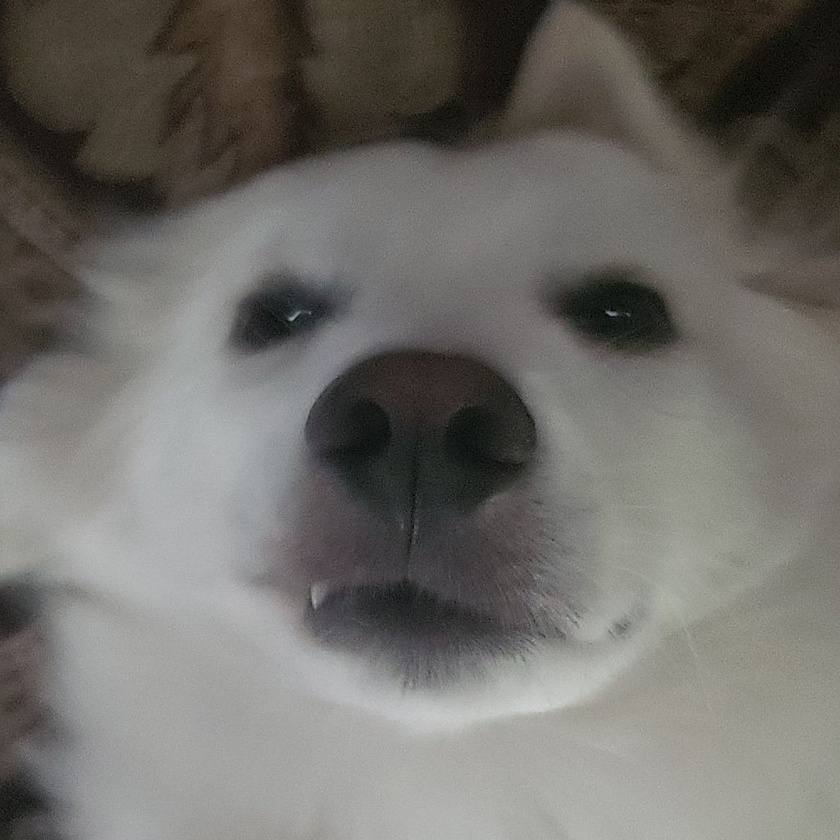
#> input picture media/lokip.jpg, 840 x 840 px, shrunk from 1000 x 1000 before the run
$ python svd-compression.py media/lokip.jpg media/Truncated-SVD.png
#> lines starting #> are read from the running program, lines starting #| are printed output that depends on the picture
import sys
import numpy

from PIL import Image

class SVD_factored:
    A: numpy.matrix = None
    U: numpy.matrix = None
    S: numpy.matrix = None
    Vt: numpy.matrix = None

    # Rank
    r: int = None

    def __init__(self, matrix = None, U = None, S = None, Vt = None):
        # If given a matrix, perform Single Value Decomposition on that matrix
        if (matrix):
            self.A = numpy.asmatrix(matrix)
            (self.U, self.S, self.Vt) = numpy.linalg.svd(self.A)
        # If given Single Value Decomposition, generate matrix formed by the decomposition
        else:
            self.U = U
            self.S = S
            self.Vt = Vt

            self.A = self.U * numpy.diag(self.S) * self.Vt

    def SVD_Compact(self):
        # Calc rank if not already calculated
        if (not self.r):
            self.r = numpy.linalg.matrix_rank(self.A)

        # Truncate zero values
        U = self.U.transpose()[0:self.r].transpose()
        S = self.S[0:self.r]
        Vt = self.Vt[0:self.r]

        # Create and return new svd object
        svdc = SVD_factored(U = U, S = S, Vt = Vt)
        svdc.r = self.r
        return svdc

    def SVD_Truncate(self, n):
        # Calc rank if not already calculated
        if (not self.r):
            self.r = numpy.linalg.matrix_rank(self.A)

        # If n is greater than the rank of the matrix, use rank instead of N because the same result is achieved.
        if (n > self.r):
            return self.SVD_Truncate(self.r)

        # Truncate matrices to compress
        _U = self.U.transpose()[0:n].transpose()
        _S = self.S[0:n]
        _Vt = self.Vt[0:n]

        # Create and return new svd object
        svdt = SVD_factored(U = _U, S = _S, Vt = _Vt)
        return svdt


def svdToRBG(red: SVD_factored, green: SVD_factored, blue: SVD_factored):
    if (red.A.shape != green.A.shape or green.A.shape != blue.A.shape):
        print("Dimensions dont match up!!")
        return None

    # Combine rbg arrays into one 3d array.
    shape = red.A.shape
    return [[[red.A[i, j], green.A[i, j], blue.A[i, j]] for j in range(shape[1])] for i in range(shape[0])]

if __name__ == "__main__":
    if (len(sys.argv) >= 2):
        img = Image.open(sys.argv[1])
#> img is the input picture: PIL image 840x840 RGB; mean R, G, B 111.5, 109.6, 105.1
        imgarr = numpy.asarray(img)

        print("Parsing image and generating Compact SVD...")

        # Perform SVD on rbg values
        imgsvd_r = SVD_factored([[j[0] for j in i] for i in imgarr])
#> in __init__, `(self.U, self.S, self.Vt) = numpy.linalg.svd(self.A)`:
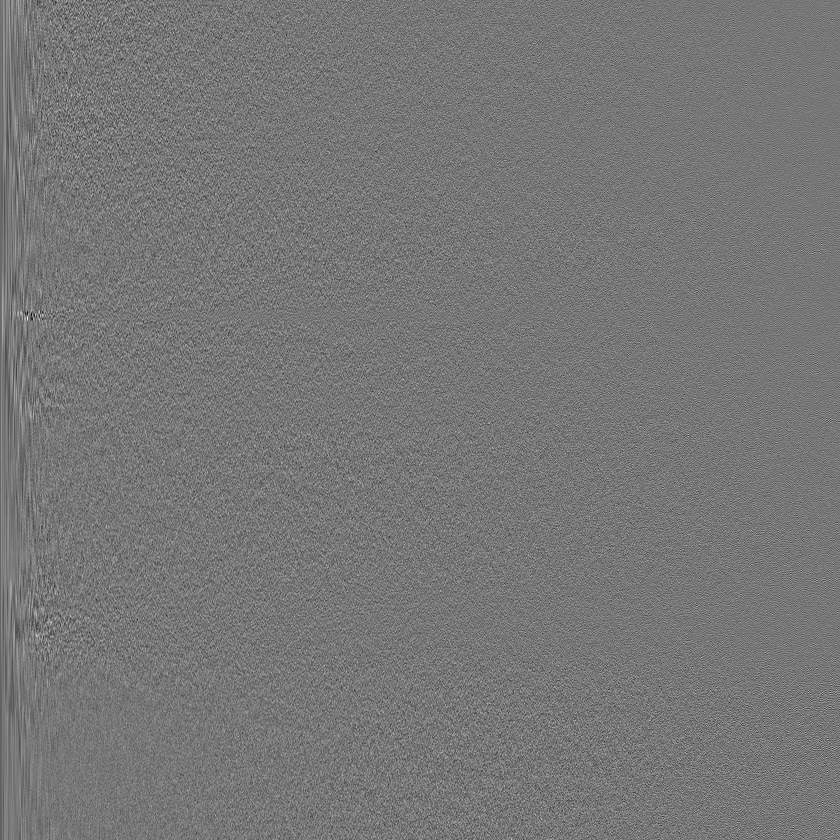
#> self.U: shape (840, 840) float64; min -0.258, max 0.294, mean -2.94e-05; drawn with min black and max white
#> in __init__, `(self.U, self.S, self.Vt) = numpy.linalg.svd(self.A)`: self.S = 840 values, max 98633.8 at index 0, min 0.0599 at index 839, mean 292.1
        imgsvd_g = SVD_factored([[j[1] for j in i] for i in imgarr])
#> in __init__ (call 2), `(self.U, self.S, self.Vt) = numpy.linalg.svd(self.A)`:
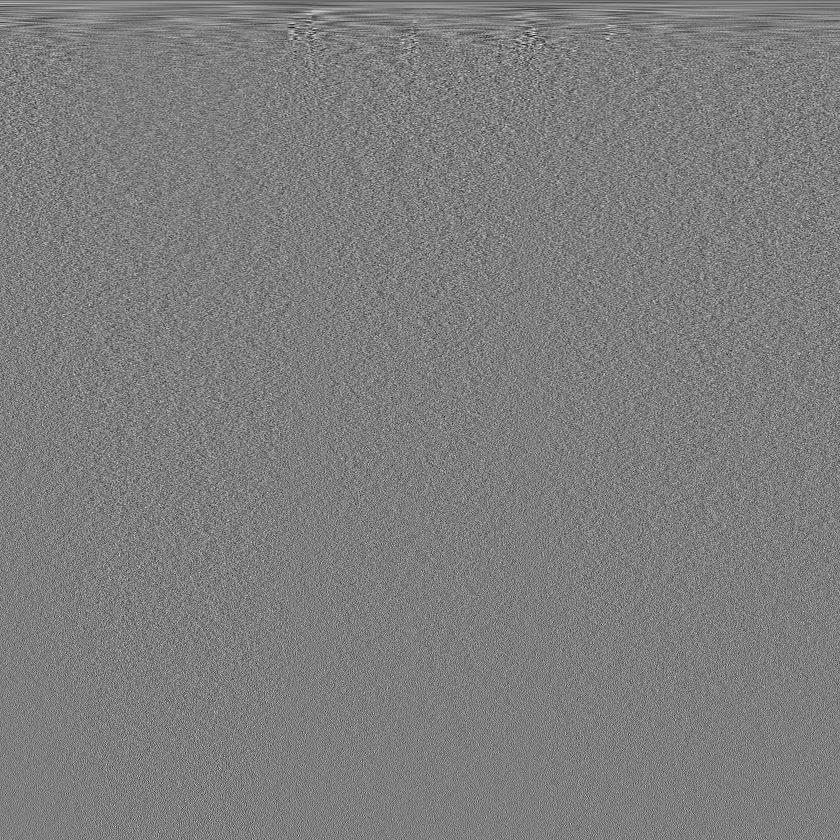
#> self.Vt: shape (840, 840) float64; min -0.217, max 0.22, mean -4.18e-05; drawn with min black and max white
#> in __init__ (call 2), `(self.U, self.S, self.Vt) = numpy.linalg.svd(self.A)`: self.S = 840 values, max 97706.4 at index 0, min 0.0688 at index 839, mean 291.1
        imgsvd_b = SVD_factored([[j[2] for j in i] for i in imgarr])
#> in __init__ (call 3), `(self.U, self.S, self.Vt) = numpy.linalg.svd(self.A)`:
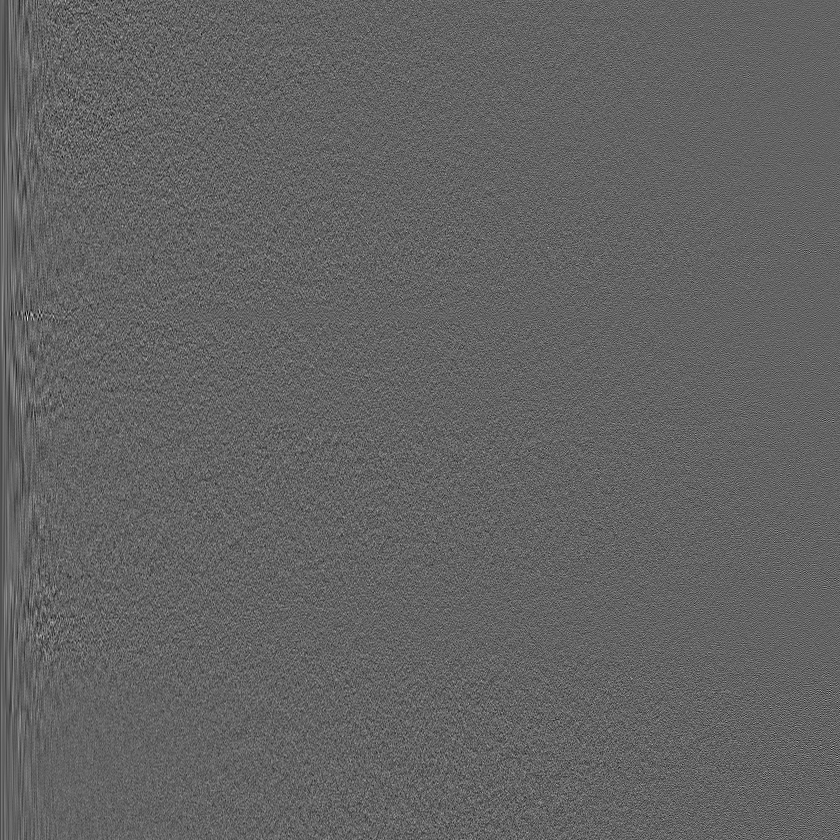
#> self.U: shape (840, 840) float64; min -0.205, max 0.32, mean -4.59e-05; drawn with min black and max white
#> in __init__ (call 3), `(self.U, self.S, self.Vt) = numpy.linalg.svd(self.A)`:
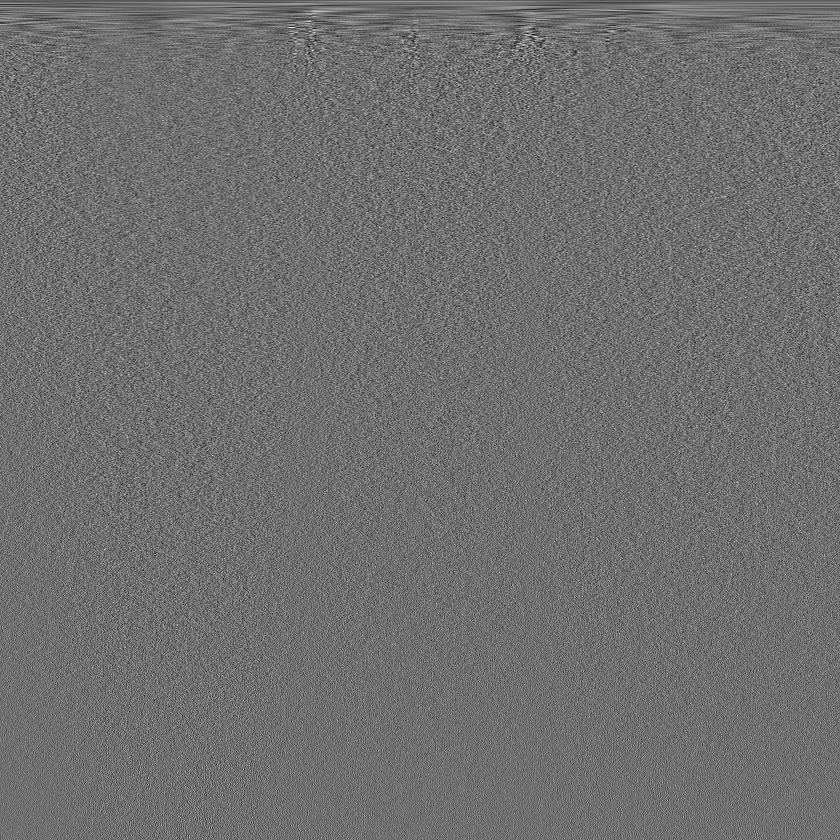
#> self.Vt: shape (840, 840) float64; min -0.189, max 0.242, mean -3.85e-05; drawn with min black and max white
#> in __init__ (call 3), `(self.U, self.S, self.Vt) = numpy.linalg.svd(self.A)`: self.S = 840 values, max 94721.3 at index 0, min 0.00307 at index 839, mean 287.9

        # Compact SVD
        imgsvdc_r = imgsvd_r.SVD_Compact()
#> in SVD_Compact, `self.r = numpy.linalg.matrix_rank(self.A)`: self.r = 840
#> in SVD_Compact, `S = self.S[0:self.r]`: S = 840 values, max 98633.8 at index 0, min 0.0599 at index 839, mean 292.1
#> in __init__ (call 4), `self.S = S`: self.S has the same summary as S in SVD_Compact
#> in __init__ (call 4), `self.A = self.U * numpy.diag(self.S) * self.Vt`:
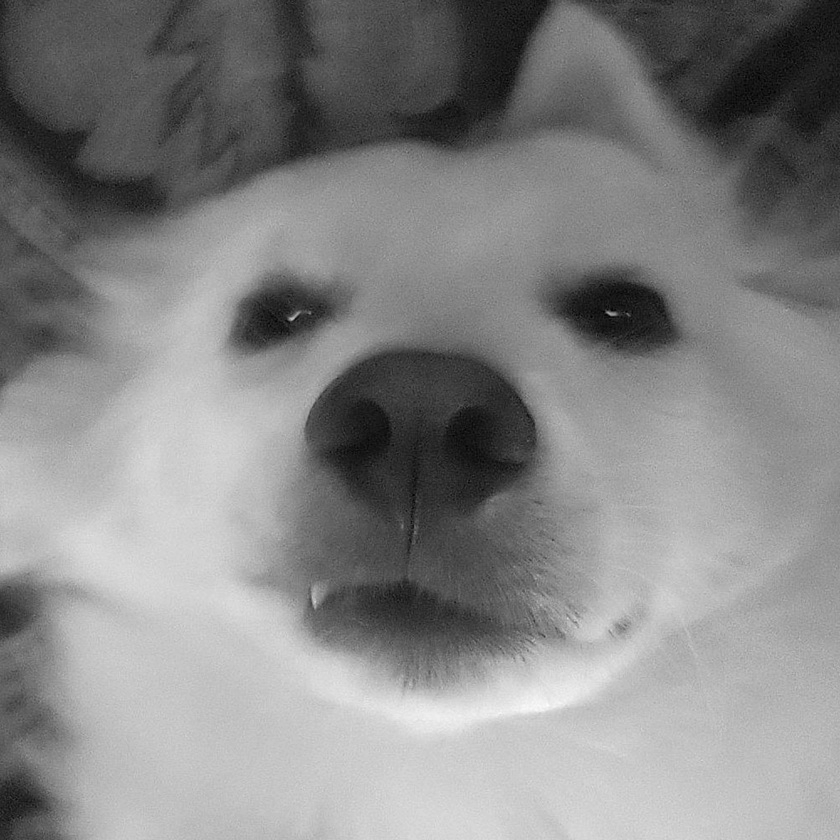
#> self.A: shape (840, 840) float64; min -1.66e-13, max 212, mean 111.5; drawn with min black and max white
        imgsvdc_g = imgsvd_g.SVD_Compact()
        imgsvdc_b = imgsvd_b.SVD_Compact()
#> in __init__ (call 6), `self.A = self.U * numpy.diag(self.S) * self.Vt`:
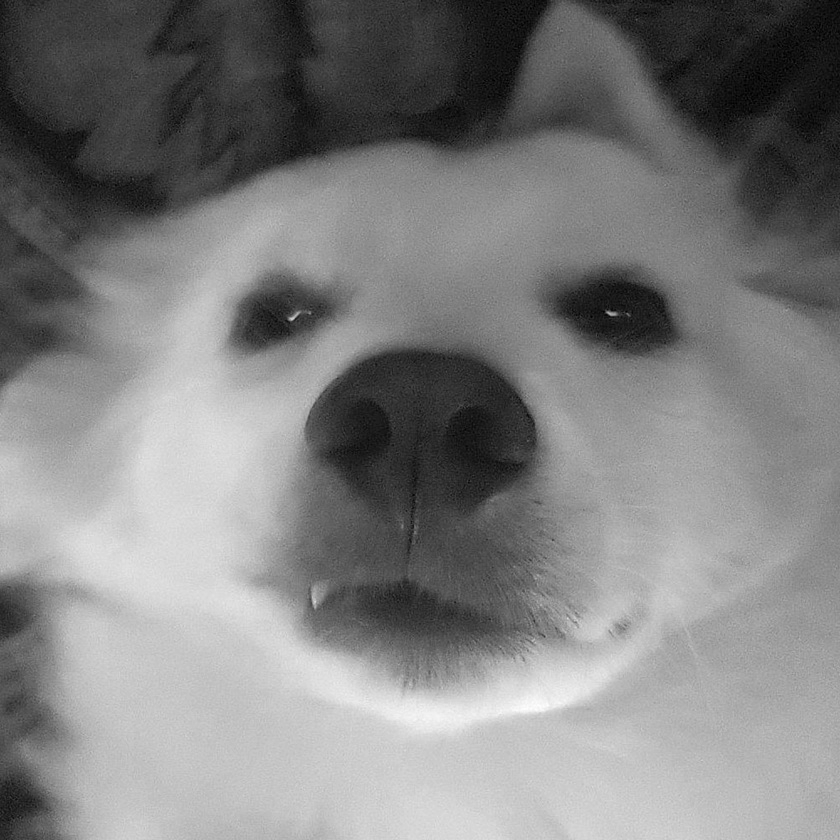
#> self.A: shape (840, 840) float64; min -7e-13, max 209, mean 105.1; drawn with min black and max white

        print("Finished Compact SVD. Saving... ")

        # Save Compact SVD to file
        svdc_A_rgb = numpy.uint8( svdToRBG(imgsvdc_r, imgsvdc_g, imgsvdc_b))
        svdc = Image.fromarray(svdc_A_rgb)
        svdc.save(f"{sys.argv[1]}_svdc.png")

        print(f"Saved to \"{sys.argv[1]}_svdc.png\"")

    if (len(sys.argv) >= 3):

        print(f"Generating Truncated(n={sys.argv[2]}) SVD...")

        # Truncate SVD to specified amount
#> (the run stopped early here; a loop or call above may not have finished)

$ run again, on media/Truncated-SVD.png_svdt10.png
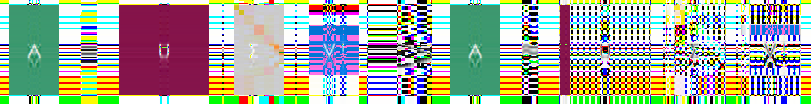
#> input picture media/Truncated-SVD.png_svdt10.png, 811 x 104 px
#> img is the input picture: PIL image 811x104 RGB; mean R, G, B 162, 167, 153.3
#> in __init__, `(self.U, self.S, self.Vt) = numpy.linalg.svd(self.A)`: self.S = 104 values, max 50258.5 at index 0, min 4.72e-12 at index 69, mean 1497.8
#> self.r = 69
#> S = 69 values, max 50258.5 at index 0, min 1.09 at index 68, mean 2257.6
#> in SVD_Compact (call 3), `U = self.U.transpose()[0:self.r].transpose()`:
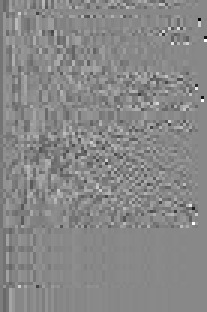
#> U: shape (104, 69) float64 (shown 3 times larger); min -0.816, max 0.708, mean -0.00164; drawn with min black and max white
#> S = 69 values, max 46897.2 at index 0, min 1.49 at index 68, mean 2356.5
#> in SVD_Compact (call 3), `Vt = self.Vt[0:self.r]`:
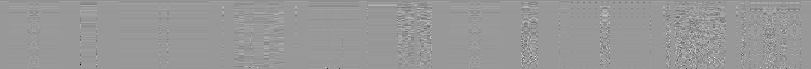
#> Vt: shape (69, 811) float64; min -0.69, max 0.465, mean -0.000535; drawn with min black and max white
